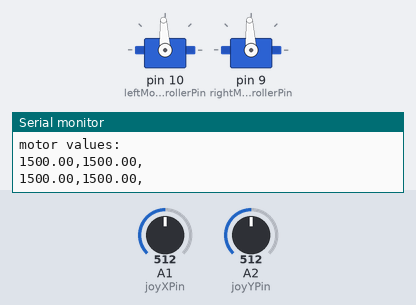
The sketch below on a simulated Arduino Uno, built with avr-gcc and run on an emulated ATmega328P. On the bench: 2 × servo, the last lines printed to the serial monitor. Inputs (shaded band) come from the test bench; at power-on: A1 (joyXPin) = 512, A2 (joyYPin) = 512.

Above: at 4.7 s.
4.8 s: A1 (joyXPin) set to 716
At 7.5 s:
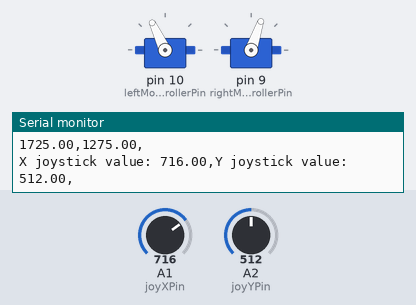
7.8 s: A2 (joyYPin) set to 716
At 10.6 s:
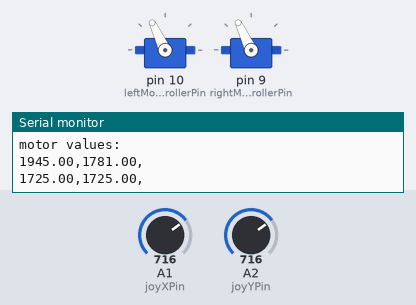
10.8 s: A2 (joyYPin) set to 306
At 11.11 s:
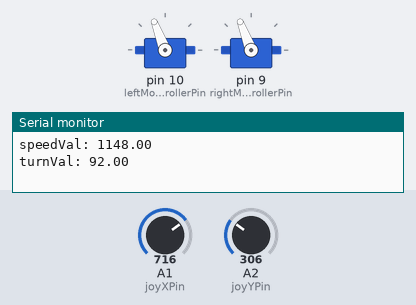
13.8 s: A1 (joyXPin) set to 1023
At 15.6 s:
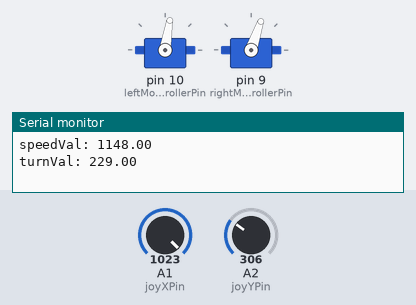
16.8 s: A1 (joyXPin) set to 900
At 16.96 s:
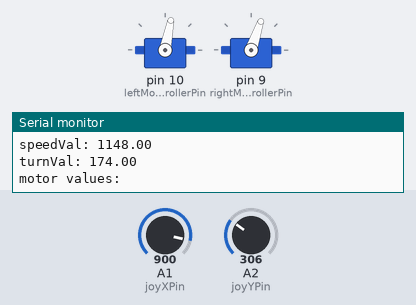
19.8 s: A2 (joyYPin) set to 0
At 20.02 s:
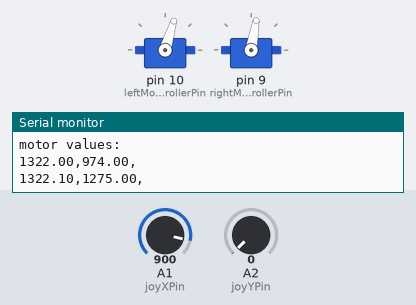
Timing chart, 0 to 22.6 s (numbered marks = the images above; inputs shaded):
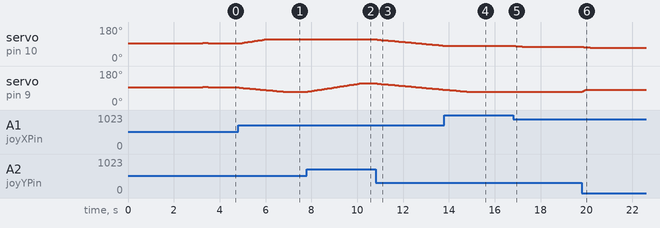

The sketch:

basic_go_baby_go_car_program_for_double_motors.ino
```cpp
//**********************Arduino code for making a go-baby-go car with a joystick and two motors!!!! vroom! vroom! :) ***************************
//Go to https://www.arduino.cc/en/Reference/HomePage for more information on the commands used in this program.
//////////////////////////////////////CHANGE THESE NUMBERS TO CALIBRATE AND MODIFY THE CAR'S DRIVING
#define CONTROL_RIGHT 632  //use to calibrate joystick (value from the X axis of the joystick when all the way to the left)
#define CONTROL_CENTER_X 509 //use to calibrate joystick (value from the X axis of the joystick when it is centered)
#define CONTROL_LEFT 385  //use to calibrate joystick (value from the X axis of the joystick when all the way to the right)
#define CONTROL_UP 638  //use to calibrate joystick (value from the Y axis of the joystick when all the way to the bottom)
#define CONTROL_CENTER_Y 511 //use to calibrate joystick (value from the Y axis of the joystick when it is centered)
#define CONTROL_DOWN 380  //use to calibrate joystick (value from the Y axis of the joystick when all the way to the top)
#define ACCELERATION_FORWARD   .17      //change # to change the amount of acceleration when going forward (fast acceleration could be uncomfortable) bigger number=quicker acceleration (slowly change the numbers)
#define DECELERATION_FORWARD   .4    //change # to change the amount of deceleration when going forward (fast acceleration could be uncomfortable) bigger number=quicker acceleration (slowly change the numbers)
#define ACCELERATION_BACKWARD  .1      //change # to change the amount of acceleration when going backward (fast acceleration could be uncomfortable) bigger number=quicker acceleration (slowly change the numbers)
#define DECELERATION_BACKWARD  .5    //change # to change the amount of deceleration when going backward (fast acceleration could be uncomfortable) bigger number=quicker acceleration (slowly change the numbers)
#define FASTEST_FORWARD 1725  //change # to limit the forward speed 2000=max speed  1500=not at all
#define FASTEST_BACKWARD 1275 //change # to limit the backward speed 1000=max speed 1500=not at all
#define TURN_SPEED .5 //change # to limit the turning speed 0=none 1=full power (the truck might turn too quickly)
#define SLOW_TURNING_WHEN_MOVING .5 // 0-1 what amount of TURN_SPEED to use when moving forward or backward (to be able to veer to a side more smoothly when moving forward)
///////////////////////////////////pins on the arduino////////////////////////////////////////////////////////////////////
#define joyXPin 15//------------pin connected to the "X" axis of the joystick
#define joyYPin 16//------------pin connected to the "Y" axis of the joystick
#define leftMotorControllerPin 10//--pin connected to the signal pin of the left motor controller
#define rightMotorControllerPin 9//--pin connected to the signal pin of the right motor controller
/////////////////////////////////motorcontroller values/////////////
#define startGoingLargeVal 1517//when the motorcontroller starts moving
#define startGoingSmallVal 1483//when the motorcontroller starts moving
///////////////////////////////////////////////
#include <Servo.h> //servo library
/////////////////////////////////////variables
Servo rightMotorController;  //for motor controller (uses servo signals)
Servo leftMotorController;  //for motor controller (uses servo signals)
float leftMotorWriteVal = 1500.00; //variable to give to the motor controller
float rightMotorWriteVal = 1500.00; //variable to give to the motor controller
float rightMotorTryVal = 1500.00; //variable to end up giving to the motor controller (this is before acceleration is calculated)
float leftMotorTryVal = 1500.00; //variable to end up giving to the motor controller (this is before acceleration is calculated)
float joyXVal = 0000.000; //variable read from the "X" axis of the joystick
float joyYVal = 0000.000; //variable read from the "Y" axis of the joystick
unsigned int timezie = 0; //(cute) variable to help with the timing of printing values for debugging and calibrating
float speedVal = 1500.000; //forward speed
float turnVal = 0000.000; // how much to turn
//////////////////////////////////////////////////////////
void setup() {  //run once when the car is turned on to set up stuff (pin modes)
  Serial.begin(19200); //start serial port  (for finding problems and calibrating)
  Serial.println();//send message over serial port
  Serial.println("  wait 5 seconds for the ESC to calibrate itself");//send message over serial port
  Serial.println("current values:");
  Serial.println("---------");
  Serial.print("CONTROL_RIGHT: ");
  Serial.println(CONTROL_RIGHT);
  Serial.print("CONTROL_CENTER_X: ");
  Serial.println(CONTROL_CENTER_X);
  Serial.print("CONTROL_LEFT: ");
  Serial.println(CONTROL_LEFT);
  Serial.print("CONTROL_UP: ");
  Serial.println(CONTROL_UP);
  Serial.print("CONTROL_CENTER_Y: ");
  Serial.println(CONTROL_CENTER_Y);
  Serial.print("CONTROL_DOWN: ");
  Serial.println(CONTROL_DOWN);
  Serial.print("ACCELERATION_FORWARD: ");
  Serial.println(ACCELERATION_FORWARD);
  Serial.print("DECELERATION_FORWARD: ");
  Serial.println(DECELERATION_FORWARD);
  Serial.print("ACCELERATION_BACKWARD: ");
  Serial.println(ACCELERATION_BACKWARD);
  Serial.print("DECELERATION_BACKWARD: ");
  Serial.println(DECELERATION_BACKWARD);
  Serial.print("FASTEST_FORWARD: ");
  Serial.println(FASTEST_FORWARD);
  Serial.print("FASTEST_BACKWARD: ");
  Serial.println(FASTEST_BACKWARD);
  Serial.print("TURN_SPEED: ");
  Serial.println(TURN_SPEED);
  Serial.print("SLOW_TURNING_WHEN_MOVING");
  Serial.println(SLOW_TURNING_WHEN_MOVING);
  Serial.print("joyXPin: ");
  Serial.println(joyXPin);
  Serial.print("joyYPin: ");
  Serial.println(joyYPin);
  Serial.print("leftMotorControllerPin: ");
  Serial.println(leftMotorControllerPin);
  Serial.print("rightMotorControllerPin: ");
  Serial.println(rightMotorControllerPin);
  Serial.print("startGoingLargeVal: ");
  Serial.println(startGoingLargeVal);
  Serial.print("startGoingSmallVal: ");
  Serial.println(startGoingSmallVal);
  Serial.println();
  pinMode(joyXPin, INPUT); //set joystick pin as an input
  pinMode(joyYPin, INPUT); //set joystick pin as an input
  leftMotorController.attach(leftMotorControllerPin);//use pin for the motor controller
  rightMotorController.attach(rightMotorControllerPin);//use pin for the motor controller
  leftMotorController.writeMicroseconds(1500);//tell the motor controller to not move
  rightMotorController.writeMicroseconds(1500);//tell the motor controller to not move
  delay(3000);//wait for the motor controller to calibrate itself
  leftMotorController.writeMicroseconds(1540);//pulse motors slightly
  rightMotorController.writeMicroseconds(1540);//pulse motors slightly
  delay(250);//pause while motors are pulsing
  leftMotorController.writeMicroseconds(1500);//stop the motors
  rightMotorController.writeMicroseconds(1500);//stop the motors
}
/////////////////////////////////////////////////////////
void loop() { //runs over and over (main stuff)
  ///////////////////////////////////////////////////////////input code
  joyXVal = analogRead(joyXPin); //read joystick input and save it to a variable
  joyYVal = analogRead(joyYPin); //read joystick input and save it to a variable
  ////////////////////////////////////////////joystick code//////////////////

  if (CONTROL_LEFT < CONTROL_RIGHT) { //if the value for when the joystick is towards the left is less then the value for when the joystick is towards the right...
    if (joyXVal < CONTROL_CENTER_X) { //...and if going left...
      turnVal = map(joyXVal, CONTROL_LEFT, CONTROL_CENTER_X, TURN_SPEED * -500, 0); //set turnVal from the joystick
    }
    if (joyXVal > CONTROL_CENTER_X) {
      turnVal = map(joyXVal, CONTROL_RIGHT, CONTROL_CENTER_X, TURN_SPEED * 500, 0);
    }
  }
  if (CONTROL_LEFT > CONTROL_RIGHT) {
    if (joyXVal > CONTROL_CENTER_X) {
      turnVal = map(joyXVal, CONTROL_LEFT, CONTROL_CENTER_X, TURN_SPEED * -500, 0);
    }
    if (joyXVal < CONTROL_CENTER_X) {
      turnVal = map(joyXVal, CONTROL_RIGHT, CONTROL_CENTER_X, TURN_SPEED * 500, 0);
    }
  }


  if (CONTROL_UP < CONTROL_DOWN) {
    if (joyYVal < CONTROL_CENTER_Y) {
      speedVal = map(joyYVal, CONTROL_UP, CONTROL_CENTER_Y, FASTEST_FORWARD, 1500);
    }
    if (joyYVal > CONTROL_CENTER_Y) {
      speedVal = map(joyYVal, CONTROL_DOWN, CONTROL_CENTER_Y, FASTEST_BACKWARD, 1500);
    }
  }
  if (CONTROL_UP > CONTROL_DOWN) {
    if (joyYVal > CONTROL_CENTER_Y) {
      speedVal = map(joyYVal, CONTROL_UP, CONTROL_CENTER_Y, FASTEST_FORWARD, 1500);
    }
    if (joyYVal < CONTROL_CENTER_Y) {
      speedVal = map(joyYVal, CONTROL_DOWN, CONTROL_CENTER_Y, FASTEST_BACKWARD, 1500);
    }
  }
  ///////slow turning proportionally to speed of car
  if (speedVal >= 1500) {
    turnVal = map(turnVal, TURN_SPEED * -500, TURN_SPEED * 500, map(abs(speedVal - 1500), 0, FASTEST_FORWARD - 1500, TURN_SPEED * -500, TURN_SPEED * -SLOW_TURNING_WHEN_MOVING * 500), map(abs(speedVal - 1500), 0, FASTEST_FORWARD - 1500, TURN_SPEED * 500, TURN_SPEED * SLOW_TURNING_WHEN_MOVING * 500));
  }
  else {
    turnVal = map(turnVal, TURN_SPEED * -500, TURN_SPEED * 500, map(abs(1500 - speedVal), 0, 1500 - FASTEST_BACKWARD, TURN_SPEED * -500, TURN_SPEED * -SLOW_TURNING_WHEN_MOVING * 500), map(abs(1500 - speedVal), 0, 1500 - FASTEST_BACKWARD, TURN_SPEED * 500, TURN_SPEED * SLOW_TURNING_WHEN_MOVING * 500));
  }
  leftMotorTryVal = speedVal + turnVal; //use the forward-backward speed value and the turn value to find the left motor value
  rightMotorTryVal = speedVal - turnVal; //use the forward-backward speed value and the turn value to find the right motor value
  ////////////////////////////////////code to make the car accelerate slowly
  ////for left motor
  if (leftMotorTryVal < startGoingLargeVal && leftMotorTryVal > startGoingSmallVal) { //if the motor wouldn't be moving enough anyway...
    leftMotorTryVal = 1500; //...don't turn on the motor.
  }
  if (leftMotorTryVal < 1500) { //if going backwards...
    if (leftMotorTryVal <= leftMotorWriteVal - ACCELERATION_BACKWARD) { //...if trying to go faster backwards...
      leftMotorWriteVal = leftMotorWriteVal - ACCELERATION_BACKWARD; //...accelerate by ACCELERATION_BACKWARD
    }
    if (leftMotorTryVal > leftMotorWriteVal + DECELERATION_BACKWARD) { //if trying to go slower backwards...
      leftMotorWriteVal = leftMotorWriteVal + DECELERATION_BACKWARD; //...decelerate by DECELERATION_BACKWARD
    }
  }
  if (leftMotorTryVal >= 1500) { //if going forwards...
    if (leftMotorTryVal >= leftMotorWriteVal + ACCELERATION_FORWARD) { //...if trying to go faster forwards...
      leftMotorWriteVal = leftMotorWriteVal + ACCELERATION_FORWARD; //...accelerate by ACCELERATION_FORWARD
    }
    if (leftMotorTryVal < leftMotorWriteVal - DECELERATION_FORWARD) { // if trying to go slower forwards...
      leftMotorWriteVal = leftMotorWriteVal - DECELERATION_FORWARD; //...decelerate by DECELERATION_FORWARD
    }
  }
  ////////for right motor
  if (rightMotorTryVal < startGoingLargeVal && rightMotorTryVal > startGoingSmallVal) { //if the motor wouldn't be moving enough anyway...
    rightMotorTryVal = 1500; //...don't turn on the motor.
  }
  if (rightMotorTryVal < 1500) { //if going backwards...
    if (rightMotorTryVal <= rightMotorWriteVal - ACCELERATION_BACKWARD) { //...if trying to go faster backwards...
      rightMotorWriteVal = rightMotorWriteVal - ACCELERATION_BACKWARD; //...accelerate by ACCELERATION_BACKWARD
    }
    if (rightMotorTryVal > rightMotorWriteVal + DECELERATION_BACKWARD) { //if trying to go slower backwards...
      rightMotorWriteVal = rightMotorWriteVal + DECELERATION_BACKWARD; //...decelerate by DECELERATION_BACKWARD
    }
  }
  if (rightMotorTryVal >= 1500) { //if going forwards...
    if (rightMotorTryVal >= rightMotorWriteVal + ACCELERATION_FORWARD) { //...if trying to go faster forwards...
      rightMotorWriteVal = rightMotorWriteVal + ACCELERATION_FORWARD; //...accelerate by ACCELERATION_FORWARD
    }
    if (rightMotorTryVal < rightMotorWriteVal - DECELERATION_FORWARD) { // if trying to go slower forwards...
      rightMotorWriteVal = rightMotorWriteVal - DECELERATION_FORWARD; //...decelerate by DECELERATION_FORWARD
    }
  }
  ///////////////////////////////////////////////send values to servo and motor controller////////////////////////
  leftMotorWriteVal = constrain(leftMotorWriteVal, FASTEST_BACKWARD, FASTEST_FORWARD); //make sure the value is in the right range
  rightMotorWriteVal = constrain(rightMotorWriteVal, FASTEST_BACKWARD, FASTEST_FORWARD); //make sure the value is in the right range
  rightMotorController.writeMicroseconds(int(rightMotorWriteVal)); //send a servo signal to the motor controller for the Motor value (after acceleration)
  leftMotorController.writeMicroseconds(int(leftMotorWriteVal)); //send a servo signal to the motor controller for the Motor value (after acceleration)
  /////////////////////////////////////print values to help figure out problems
  if (timezie > 500) { //around twice a second
    timezie = 0;
    Serial.print("X joystick value: ");
    Serial.print(joyXVal); Serial.print(","); //joystickX value
    Serial.print("Y joystick value: ");
    Serial.print(joyYVal); Serial.print(","); //joystickY value
    Serial.println();
    Serial.print("speedVal: ");
    Serial.println(speedVal);
    Serial.print("turnVal: ");
    Serial.println(turnVal);
    Serial.println();
    Serial.println("motor values: ");
    Serial.print(leftMotorTryVal); Serial.print(","); //value before slow acceleration is calculated in
    Serial.print(rightMotorTryVal); Serial.print(","); //value sent to the motor controller
    Serial.println();
    Serial.print(leftMotorWriteVal); Serial.print(","); //value before slow acceleration is calculated in
    Serial.print(rightMotorWriteVal); Serial.print(","); //value sent to the motor controller
    Serial.println();
    Serial.println();
    Serial.println();
  }
  timezie++;
}
```

Measured:
- after the input at 4.8 s, servo on pin 10 (leftMotorControllerPin): moves from 93° to 115° over 1.1 s, starting after 0.09 s; servo on pin 9 (rightMotorControllerPin): moves from 93° to 71° over 1.9 s, starting after 0.06 s
- after the input at 7.8 s, servo on pin 9 (rightMotorControllerPin): moves from 71° to 115° over 2.3 s, starting at once
- after the input at 10.8 s, servo on pin 10 (leftMotorControllerPin), servo on pin 9 (rightMotorControllerPin): moves from 115° to 82° over 2.9 s, starting at once
- after the input at 13.8 s, servo on pin 10 (leftMotorControllerPin): goes on until 13.9 s, then stays 81°
- after the input at 16.8 s, servo on pin 10 (leftMotorControllerPin): moves from 81° to 75° over 0.46 s, starting at once
- after the input at 19.8 s, servo on pin 10 (leftMotorControllerPin): 75° → 74° after 0.08 s, → 73° 0.09 s later, → 72° 0.12 s later, → 71° 0.08 s later; servo on pin 9 (rightMotorControllerPin): 71° → 80° at once
